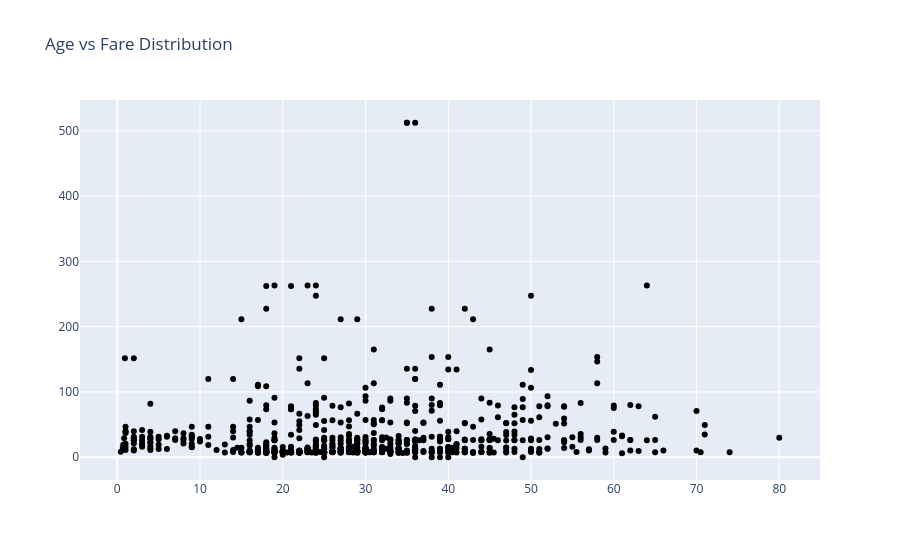

The code cell stored with this chart in its notebook:
### Code cell
#scatter plot representation -->Age vs Fare
trace=go.Scatter(x=data['Age'],y=data['Fare'],mode='markers',marker={'color':'black'})
layout=go.Layout(title="Age vs Fare Distribution")
fig=go.Figure(data=trace,layout=layout)
fig.show()

### Figure 1 — Plotly figure (JSON) as saved in the notebook; plotly's stock layout.template omitted (floating-point values rounded to 4 significant figures; data arrays with more than 128 entries replaced by an {"elided": "..."} marker saying what was removed)
{"data": [{"marker": {"color": "black"}, "mode": "markers", "type": "scatter", "x": {"elided": "891 float values"}, "y": {"elided": "891 float values"}}], "layout": {"title": {"text": "Age vs Fare Distribution"}}}
